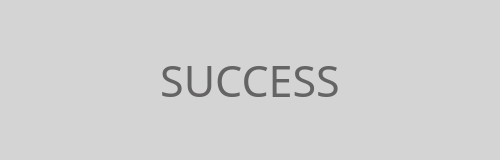
<?xml version="1.0" encoding="UTF-8"?>
<ui version="4.0">
 <class>Main_success</class>
 <widget class="QDialog" name="Main_success">
  <property name="geometry">
   <rect>
    <x>0</x>
    <y>0</y>
    <width>500</width>
    <height>160</height>
   </rect>
  </property>
  <property name="windowTitle">
   <string>Dialog</string>
  </property>
  <property name="styleSheet">
   <string notr="true">QDialog#Mian_success {
background-color: rgb(212, 212, 212);
}

QLabel#label {
background-color: rgb(212, 212, 212);
color:rgb(101, 99, 100);
}
</string>
  </property>
  <widget class="QLabel" name="label">
   <property name="geometry">
    <rect>
     <x>0</x>
     <y>0</y>
     <width>500</width>
     <height>160</height>
    </rect>
   </property>
   <property name="font">
    <font>
     <family>Arial Black</family>
     <pointsize>32</pointsize>
    </font>
   </property>
   <property name="text">
    <string>SUCCESS</string>
   </property>
   <property name="alignment">
    <set>Qt::AlignCenter</set>
   </property>
  </widget>
 </widget>
 <resources/>
 <connections/>
</ui>
